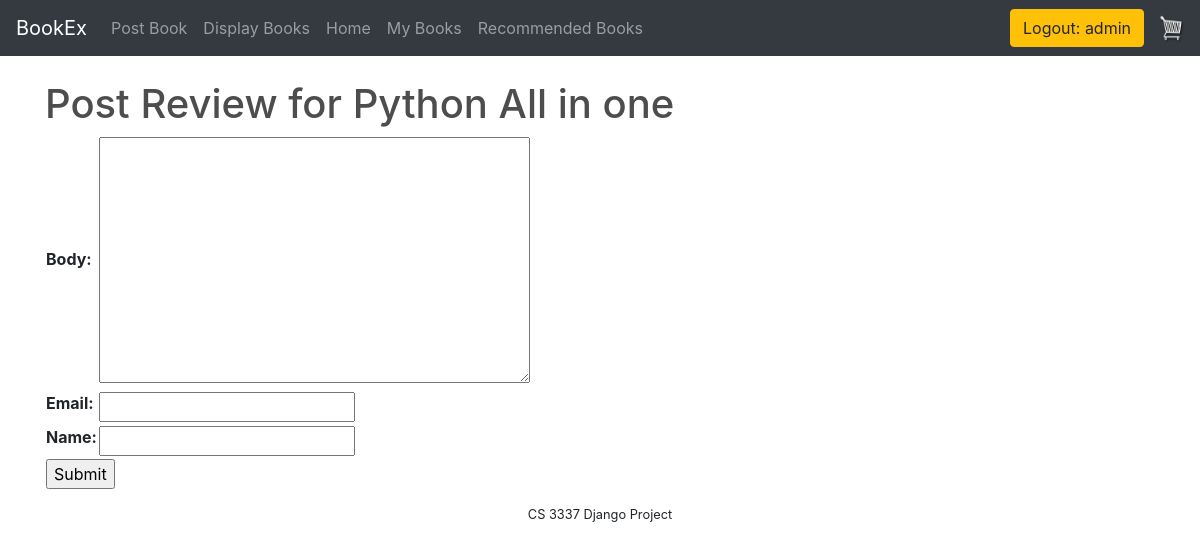
Screenshot of /postreview/1 (signed in) with the database file from the repository.
### bookMng/models.py (models this page shows, shortened)
class MainMenu(models.Model):
    item = models.CharField(max_length=200, unique=True)
    link = models.CharField(max_length=200, unique=True)

class Book(models.Model):
    name = models.CharField(max_length=200)
    web = models.URLField(max_length=200)
    price = models.DecimalField(decimal_places=2, max_digits=6)
    publishdate = models.DateField(auto_now=True)
    picture = models.FileField(upload_to='bookEx/static/uploads')
    pic_path = models.CharField(max_length=300, editable=False, blank=True)
    username = models.ForeignKey(User, blank=True, null=True, on_delete=models.CASCADE)
    taken_down = models.BooleanField(default=False, null=True, blank=False)

### bookMng/views.py (the view)
# urls.py: path('postreview/<int:book_id>', views.postreview, name='postreview'),
@login_required(login_url=reverse_lazy('login'))
def postreview(request, book_id):
    submitted = False
    book = get_object_or_404(Book, pk=book_id)
    reviews = book.review_set.all()
    if request.method == 'POST':
        form = ReviewForm(data=request.POST)
        if form.is_valid():
            review = form.save(commit=False)
            review.book = book
            review.save()
            return HttpResponseRedirect('/book_detail/{}'.format(book_id))
    else:
        form = ReviewForm()
        if 'submitted' in request.GET:
            submitted = True
    return render(request, 'bookMng/postreview.html',
                  {
                      'book': book,
                      'form': form,
                      'item_list': MainMenu.objects.all(),
                      'submitted': submitted,
                      'reviews': reviews,
                  })

### bookMng/forms.py
class ReviewForm(ModelForm):
    class Meta:
        model = Review
        fields = {
            'name',
            'email',
            'body'
        }

### bookEx/templates/bookMng/postreview.html (shortened to what this page needs)
{% extends "base.html" %}
{% load static %}
{% block navlinks %}
  {% for item in item_list %}
   <li>
       <a class="nav-link" href="{{ item.link }}">{{ item.item}} <span class="sr-only">(current)</span></a>
   </li>
   {% endfor %}
{% endblock navlinks %}
{% block content %}
<h1> Post Review  for {{book.name}}</h1>
    <form action="" enctype="multipart/form-data" method="post" novalidate>
        <table>
            {{ form.as_table }}
            <tr>
                <td colspan="2">
                    <input type="submit" value="Submit">
                </td>
            </tr>
        </table>
    </form>
{% endblock content %}

### bookEx/templates/base.html (shortened to what this page needs)
{% load static %}
<!DOCTYPE html>
<html lang="en">
<head>
    <link href="{% static 'main.css' %}" rel="stylesheet" type="text/css">
    <link rel="stylesheet" href="https://stackpath.bootstrapcdn.com/bootstrap/4.3.1/css/bootstrap.min.css">
</head>
<body>
<nav class="navbar navbar-expand-lg navbar-dark bg-dark">
	  <a class="navbar-brand" href="{% url 'index' %}">BookEx</a>
	  <div class="collapse navbar-collapse" id="navbarSupportedContent">
	    <ul class="navbar-nav mr-auto">
	      <li class="nav-item active">
          {% block navlinks %}
          {% endblock navlinks %}
	      </li>
	    </ul>
	    <div class="form-inline my-2 my-lg-0">
                {% if user.is_authenticated %}
                     <a class="btn btn-warning"href="{% url 'logout' %}?next=/">Logout: {{ user.username }}</a>
                {% else %}
                     <a class="btn btn-warning"href="{% url 'login' %}?next=/">Login</a>
                {% endif %}
	     	<a href="{% url 'cart' %}">
	    		<img width="30" height="30"  id="cart-icon" src="{% static 'cart.png' %}">
	    	</a>
	    </div>
	  </div>
</nav>
<div class="container">
    <br>
    {% block content %}
    {% endblock content %}
</div>
<footer id="footer">
    CS 3337 Django Project
</footer>
</body>
</html>

### bookEx/static/main.css (style rules this page uses)
#footer { text-align: center; font-size: 0.8em; margin-top: 5px; padding-top: 10px; clear: both; }
body { background-color: hsl(0, 0%, 98%); }
h1,h2,h3,h4,h5,h6 { color:hsl(0, 0%, 30%); }
.bg-dark { background-color: #4f868c!important; }
#cart-icon { width:25px; display: inline-block; margin-left: 15px; }
.btn { border-radius: 0; }

### rows the page displays
MainMenu: item "Post Book"
MainMenu: item "Display Books"
MainMenu: item "Home"
MainMenu: item "My Books"
MainMenu: item "Recommended Books"
Book: name "Python All in one"

### other values shown
{{ user.username }} "admin"
